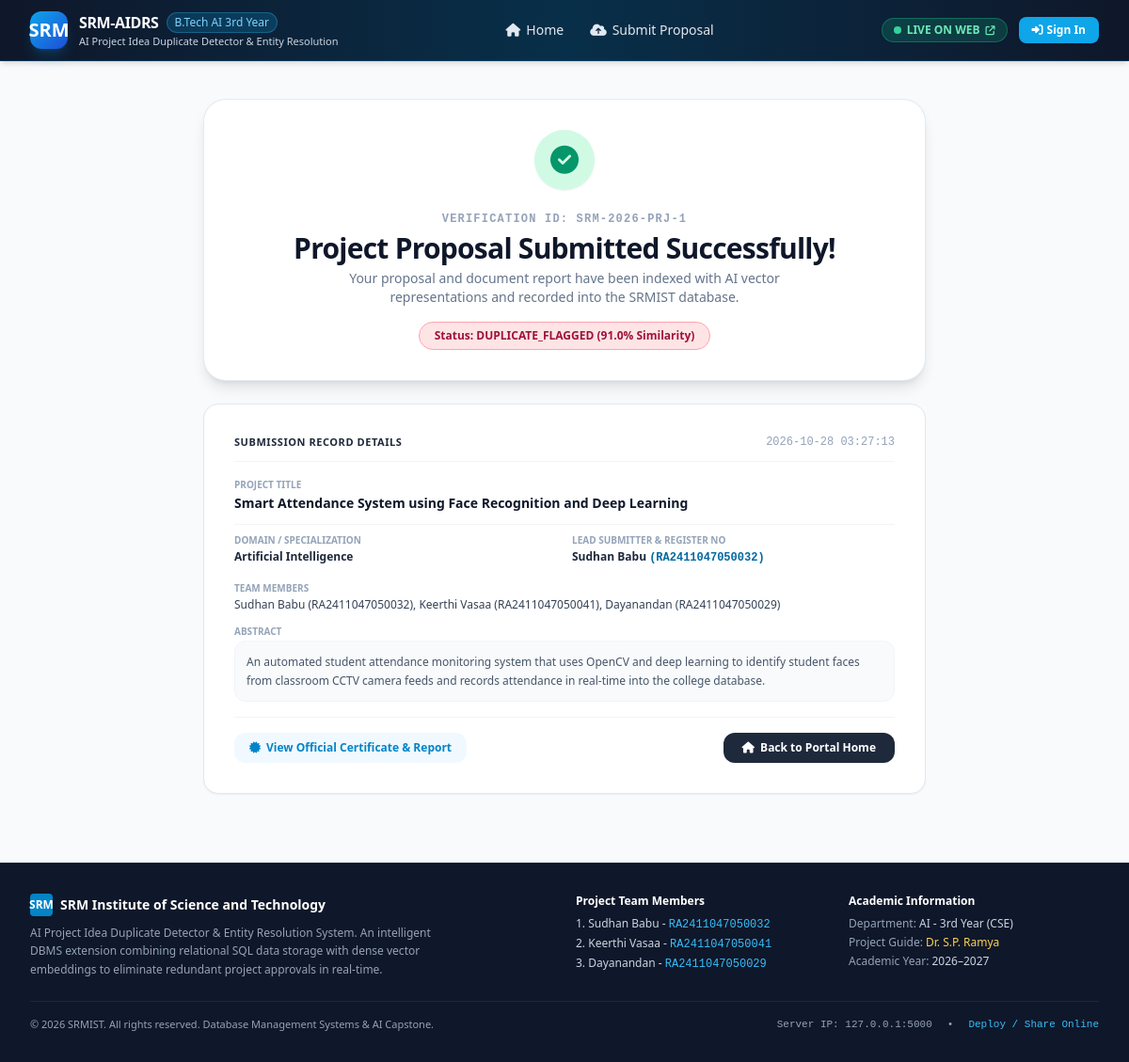
/submission_success/1, run on the app's committed database.
### tables this page shows
CREATE TABLE projects (
        id INTEGER PRIMARY KEY AUTOINCREMENT,
        student_id INTEGER REFERENCES users(id) ON DELETE SET NULL,
        title TEXT NOT NULL,
        domain TEXT NOT NULL,
        abstract TEXT NOT NULL,
        methodology TEXT,
        tech_stack TEXT,
        team_members TEXT,
        submitted_by_name TEXT,
        reg_no TEXT,
        status TEXT NOT NULL DEFAULT 'PENDING', -- 'PENDING', 'APPROVED', 'DUPLICATE_FLAGGED', 'MERGED', 'REJECTED'
        max_similarity_score REAL DEFAULT 0.0,
        matched_project_id INTEGER REFERENCES projects(id) ON DELETE SET NULL,
        uploaded_file TEXT,
        file_path TEXT,
        extracted_text TEXT,
        created_at TIMESTAMP DEFAULT CURRENT_TIMESTAMP
    );

### app.py (the view)
@app.route('/submission_success/<int:project_id>')
def submission_success(project_id):
    project = db.get_project_by_id(project_id)
    if not project:
        flash("Submission record not found.", "error")
        return redirect(url_for('submit_project'))
    return render_template('submission_success.html', project=project)

### app.py (called while the page is built)
def get_host_ip():
    try:
        s = socket.socket(socket.AF_INET, socket.SOCK_DGRAM)
        s.connect(("8.8.8.8", 80))
        ip = s.getsockname()[0]
        s.close()
        return ip
    except Exception:
        return "127.0.0.1"

@app.context_processor
def inject_global_data():
    user = None
    is_authorized = False
    if 'user_id' in session:
        user = db.get_user_by_id(session['user_id'])
        if user and (user['role'] == 'faculty' or user['username'] in AUTHORIZED_PERSONNEL):
            is_authorized = True
    lan_ip = get_host_ip()
    return {
        'current_user': user,
        'is_authorized': is_authorized,
        'lan_ip': lan_ip,
        'port': 5000,
        'public_url': PUBLIC_URL,
        'guide_name': 'Dr. S.P. Ramya',
        'team_lead': 'Sudhan Babu (RA2411047050032)',
        'department': 'Artificial Intelligence - 3rd Year',
        'institution': 'SRM Institute of Science and Technology'
    }

### database.py (called while the page is built)
def get_db_connection():
    conn = sqlite3.connect(DB_PATH)
    conn.row_factory = sqlite3.Row
    conn.execute("PRAGMA foreign_keys = ON")
    return conn

def get_project_by_id(project_id):
    conn = get_db_connection()
    cursor = conn.cursor()
    cursor.execute('''
    SELECT p.*, u.name as student_name, u.reg_no as student_reg_no,
           mp.title as matched_project_title
    FROM projects p
    LEFT JOIN users u ON p.student_id = u.id
    LEFT JOIN projects mp ON p.matched_project_id = mp.id
    WHERE p.id = ?
    ''', (project_id,))
    row = cursor.fetchone()
    conn.close()
    return dict(row) if row else None

### templates/submission_success.html (shortened to what this page needs)
{% extends "base.html" %}
{% block content %}
<div class="max-w-3xl mx-auto space-y-6">
    <div class="bg-white rounded-3xl p-8 border border-slate-200/90 shadow-lg text-center space-y-4">
        <div class="w-16 h-16 rounded-full bg-emerald-100 text-emerald-600 flex items-center justify-center mx-auto text-3xl shadow-sm">
            <i class="fa-solid fa-circle-check"></i>
        </div>
        <div class="space-y-1">
            <span class="text-xs font-mono font-bold text-slate-400 uppercase tracking-widest">
                Verification ID: SRM-2026-PRJ-{{ project.id }}
            </span>
            <h1 class="text-2xl sm:text-3xl font-black text-slate-900 tracking-tight">
                Project Proposal Submitted Successfully!
            </h1>
            <p class="text-xs sm:text-sm text-slate-500 max-w-lg mx-auto">
                Your proposal and document report have been indexed with AI vector representations and recorded into the SRMIST database.
            </p>
        </div>
        <div class="inline-flex items-center space-x-2 px-4 py-1.5 rounded-full text-xs font-bold {% if project.status == 'DUPLICATE_FLAGGED' %}bg-rose-100 text-rose-800 border border-rose-300{% elif project.status == 'MERGED' %}bg-purple-100 text-purple-800 border border-purple-300{% else %}bg-emerald-100 text-emerald-800 border border-emerald-300{% endif %}">
            <span>Status: {{ project.status }} ({{ project.max_similarity_score }}% Similarity)</span>
        </div>
    </div>
    <div class="bg-white rounded-2xl p-6 sm:p-8 border border-slate-200 shadow-sm space-y-4 text-xs">
        <div class="border-b border-slate-100 pb-3 flex items-center justify-between">
            <span class="font-bold text-slate-800 uppercase tracking-wider text-[11px]">Submission Record Details</span>
            <span class="font-mono text-slate-400">{{ project.created_at }}</span>
        </div>
        <div class="space-y-3">
            <div>
                <span class="text-slate-400 font-semibold block text-[10px] uppercase">Project Title</span>
                <div class="text-sm font-bold text-slate-900 mt-0.5">{{ project.title }}</div>
            </div>
            <div class="grid grid-cols-1 sm:grid-cols-2 gap-4 pt-2 border-t border-slate-100">
                <div>
                    <span class="text-slate-400 font-semibold block text-[10px] uppercase">Domain / Specialization</span>
                    <div class="font-bold text-slate-800 mt-0.5">{{ project.domain }}</div>
                </div>
                <div>
                    <span class="text-slate-400 font-semibold block text-[10px] uppercase">Lead Submitter & Register No</span>
                    <div class="font-bold text-slate-800 mt-0.5">{{ project.submitted_by_name }} <span class="font-mono text-sky-700">({{ project.reg_no }})</span></div>
                </div>
                <div class="sm:col-span-2">
                    <span class="text-slate-400 font-semibold block text-[10px] uppercase">Team Members</span>
                    <div class="font-medium text-slate-700 mt-0.5">{{ project.team_members or 'N/A' }}</div>
                </div>
            </div>
            <div>
                <span class="text-slate-400 font-semibold block text-[10px] uppercase">Abstract</span>
                <p class="text-slate-600 bg-slate-50 p-3 rounded-xl border border-slate-100 leading-relaxed mt-0.5">
                    {{ project.abstract }}
                </p>
            </div>
        </div>
        <div class="pt-4 border-t border-slate-100 flex flex-col sm:flex-row items-center justify-between gap-3">
            <a href="{{ url_for('view_certificate', project_id=project.id) }}" class="inline-flex items-center space-x-1.5 text-sky-600 hover:text-sky-800 font-bold bg-sky-50 hover:bg-sky-100 px-4 py-2 rounded-xl transition-colors">
                <i class="fa-solid fa-certificate text-xs"></i>
                <span>View Official Certificate & Report</span>
            </a>
            <a href="{{ url_for('index') }}" class="inline-flex items-center space-x-1.5 bg-slate-800 hover:bg-slate-900 text-white font-bold px-5 py-2 rounded-xl transition-colors">
                <i class="fa-solid fa-house text-xs"></i>
                <span>Back to Portal Home</span>
            </a>
        </div>
    </div>
</div>
{% endblock %}

### static/css/style.css (style rules this page uses)
body { font-family: 'Inter', -apple-system, BlinkMacSystemFont, "Segoe UI", Roboto, sans-serif; }

### data on the page
projects: id "1", status "DUPLICATE_FLAGGED", max_similarity_score "91.0", created_at "2026-10-28 03:27:13", title "Smart Attendance System using Face Recognition and Deep Learning", domain "Artificial Intelligence", submitted_by_name "Sudhan Babu", reg_no "RA2411047050032", team_members "Sudhan Babu (RA2411047050032), Keerthi Vasaa (RA2411047050041), Dayanandan (RA2411047050029)", abstract "An automated student attendance monitoring system that uses OpenCV and deep learning to identify student faces from classroom CCTV camera feeds and records attendance in real-time into the college database."

### other printed values
{{ lan_ip }} "127.0.0.1"
{{ port }} "5000"
